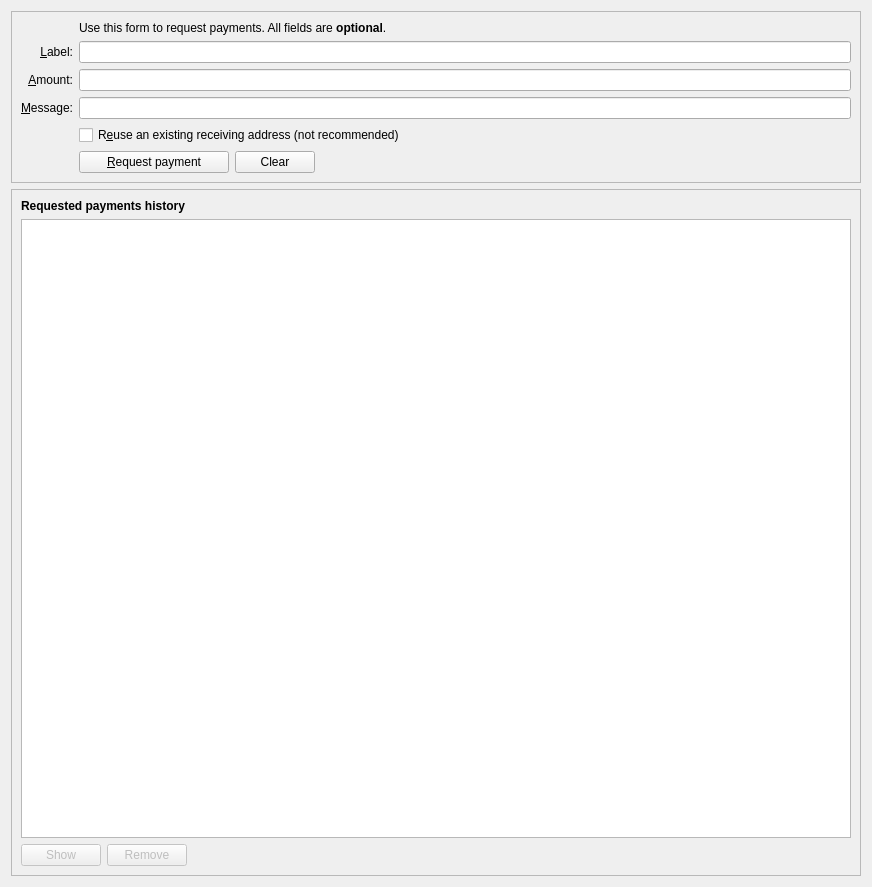
<?xml version="1.0" encoding="UTF-8"?>
<ui version="4.0">
 <class>ReceiveCoinsDialog</class>
 <widget class="QWidget" name="ReceiveCoinsDialog">
  <property name="geometry">
   <rect>
    <x>0</x>
    <y>0</y>
    <width>872</width>
    <height>887</height>
   </rect>
  </property>
  <layout class="QVBoxLayout" name="verticalLayout" stretch="0,0">
   <item>
    <widget class="QFrame" name="frame2">
     <property name="sizePolicy">
      <sizepolicy hsizetype="Preferred" vsizetype="Fixed">
       <horstretch>0</horstretch>
       <verstretch>0</verstretch>
      </sizepolicy>
     </property>
     <property name="frameShape">
      <enum>QFrame::StyledPanel</enum>
     </property>
     <property name="frameShadow">
      <enum>QFrame::Sunken</enum>
     </property>
     <layout class="QVBoxLayout" name="verticalLayout_3">
      <item>
       <layout class="QGridLayout" name="gridLayout">
        <item row="7" column="0">
         <widget class="QLabel" name="label_4">
          <property name="text">
           <string/>
          </property>
         </widget>
        </item>
        <item row="7" column="2">
         <widget class="QCheckBox" name="reuseAddress">
          <property name="toolTip">
           <string>Reuse one of the previously used receiving addresses. Reusing addresses has security and privacy issues. Do not use this unless re-generating a payment request made before.</string>
          </property>
          <property name="text">
           <string>R&amp;euse an existing receiving address (not recommended)</string>
          </property>
         </widget>
        </item>
        <item row="6" column="0">
         <widget class="QLabel" name="label_3">
          <property name="toolTip">
           <string>An optional message to attach to the payment request, which will be displayed when the request is opened. Note: The message will not be sent with the payment over the Avian network.</string>
          </property>
          <property name="text">
           <string>&amp;Message:</string>
          </property>
          <property name="alignment">
           <set>Qt::AlignRight|Qt::AlignTrailing|Qt::AlignVCenter</set>
          </property>
          <property name="buddy">
           <cstring>reqMessage</cstring>
          </property>
         </widget>
        </item>
        <item row="4" column="2">
         <widget class="QLineEdit" name="reqLabel">
          <property name="toolTip">
           <string>An optional label to associate with the new receiving address.</string>
          </property>
         </widget>
        </item>
        <item row="6" column="2">
         <widget class="QLineEdit" name="reqMessage">
          <property name="toolTip">
           <string>An optional message to attach to the payment request, which will be displayed when the request is opened. Note: The message will not be sent with the payment over the Avian network.</string>
          </property>
         </widget>
        </item>
        <item row="4" column="0">
         <widget class="QLabel" name="label_2">
          <property name="toolTip">
           <string>An optional label to associate with the new receiving address.</string>
          </property>
          <property name="text">
           <string>&amp;Label:</string>
          </property>
          <property name="alignment">
           <set>Qt::AlignRight|Qt::AlignTrailing|Qt::AlignVCenter</set>
          </property>
          <property name="buddy">
           <cstring>reqLabel</cstring>
          </property>
         </widget>
        </item>
        <item row="2" column="2">
         <widget class="QLabel" name="label_5">
          <property name="text">
           <string>Use this form to request payments. All fields are &lt;b&gt;optional&lt;/b&gt;.</string>
          </property>
         </widget>
        </item>
        <item row="5" column="2">
         <widget class="AvianAmountField" name="reqAmount">
          <property name="minimumSize">
           <size>
            <width>80</width>
            <height>0</height>
           </size>
          </property>
          <property name="toolTip">
           <string>An optional amount to request. Leave this empty or zero to not request a specific amount.</string>
          </property>
         </widget>
        </item>
        <item row="8" column="2">
         <layout class="QHBoxLayout" name="horizontalLayout">
          <item>
           <widget class="QPushButton" name="receiveButton">
            <property name="minimumSize">
             <size>
              <width>150</width>
              <height>0</height>
             </size>
            </property>
            <property name="text">
             <string>&amp;Request payment</string>
            </property>
            <property name="icon">
             <iconset resource="../avian.qrc">
              <normaloff>:/icons/receiving_addresses</normaloff>:/icons/receiving_addresses</iconset>
            </property>
           </widget>
          </item>
          <item>
           <widget class="QPushButton" name="clearButton">
            <property name="sizePolicy">
             <sizepolicy hsizetype="Minimum" vsizetype="Fixed">
              <horstretch>0</horstretch>
              <verstretch>0</verstretch>
             </sizepolicy>
            </property>
            <property name="toolTip">
             <string>Clear all fields of the form.</string>
            </property>
            <property name="text">
             <string>Clear</string>
            </property>
            <property name="icon">
             <iconset resource="../avian.qrc">
              <normaloff>:/icons/remove</normaloff>:/icons/remove</iconset>
            </property>
            <property name="autoDefault">
             <bool>false</bool>
            </property>
           </widget>
          </item>
          <item>
           <spacer name="horizontalSpacer">
            <property name="orientation">
             <enum>Qt::Horizontal</enum>
            </property>
            <property name="sizeHint" stdset="0">
             <size>
              <width>40</width>
              <height>20</height>
             </size>
            </property>
           </spacer>
          </item>
         </layout>
        </item>
        <item row="5" column="0">
         <widget class="QLabel" name="label">
          <property name="toolTip">
           <string>An optional amount to request. Leave this empty or zero to not request a specific amount.</string>
          </property>
          <property name="text">
           <string>&amp;Amount:</string>
          </property>
          <property name="alignment">
           <set>Qt::AlignRight|Qt::AlignTrailing|Qt::AlignVCenter</set>
          </property>
          <property name="buddy">
           <cstring>reqAmount</cstring>
          </property>
         </widget>
        </item>
        <item row="8" column="0">
         <widget class="QLabel" name="label_7">
          <property name="text">
           <string/>
          </property>
         </widget>
        </item>
       </layout>
      </item>
     </layout>
    </widget>
   </item>
   <item>
    <widget class="QFrame" name="frame">
     <property name="sizePolicy">
      <sizepolicy hsizetype="Preferred" vsizetype="Expanding">
       <horstretch>0</horstretch>
       <verstretch>0</verstretch>
      </sizepolicy>
     </property>
     <property name="frameShape">
      <enum>QFrame::StyledPanel</enum>
     </property>
     <property name="frameShadow">
      <enum>QFrame::Raised</enum>
     </property>
     <layout class="QVBoxLayout" name="verticalLayout_2" stretch="0,0,0">
      <item>
       <widget class="QLabel" name="label_6">
        <property name="font">
         <font>
          <weight>75</weight>
          <bold>true</bold>
         </font>
        </property>
        <property name="text">
         <string>Requested payments history</string>
        </property>
       </widget>
      </item>
      <item>
       <widget class="QTableView" name="recentRequestsView">
        <property name="contextMenuPolicy">
         <enum>Qt::CustomContextMenu</enum>
        </property>
        <property name="tabKeyNavigation">
         <bool>false</bool>
        </property>
        <property name="sortingEnabled">
         <bool>true</bool>
        </property>
       </widget>
      </item>
      <item>
       <layout class="QHBoxLayout" name="horizontalLayout_2">
        <item>
         <widget class="QPushButton" name="showRequestButton">
          <property name="enabled">
           <bool>false</bool>
          </property>
          <property name="toolTip">
           <string>Show the selected request (does the same as double clicking an entry)</string>
          </property>
          <property name="text">
           <string>Show</string>
          </property>
          <property name="icon">
           <iconset resource="../avian.qrc">
            <normaloff>:/icons/edit</normaloff>:/icons/edit</iconset>
          </property>
          <property name="autoDefault">
           <bool>false</bool>
          </property>
         </widget>
        </item>
        <item>
         <widget class="QPushButton" name="removeRequestButton">
          <property name="enabled">
           <bool>false</bool>
          </property>
          <property name="toolTip">
           <string>Remove the selected entries from the list</string>
          </property>
          <property name="text">
           <string>Remove</string>
          </property>
          <property name="icon">
           <iconset resource="../avian.qrc">
            <normaloff>:/icons/remove</normaloff>:/icons/remove</iconset>
          </property>
          <property name="autoDefault">
           <bool>false</bool>
          </property>
         </widget>
        </item>
        <item>
         <spacer name="horizontalSpacer_2">
          <property name="orientation">
           <enum>Qt::Horizontal</enum>
          </property>
          <property name="sizeHint" stdset="0">
           <size>
            <width>40</width>
            <height>20</height>
           </size>
          </property>
         </spacer>
        </item>
       </layout>
      </item>
     </layout>
    </widget>
   </item>
  </layout>
 </widget>
 <customwidgets>
  <customwidget>
   <class>AvianAmountField</class>
   <extends>QLineEdit</extends>
   <header>avianamountfield.h</header>
   <container>1</container>
  </customwidget>
 </customwidgets>
 <tabstops>
  <tabstop>reqLabel</tabstop>
  <tabstop>reqAmount</tabstop>
  <tabstop>reqMessage</tabstop>
  <tabstop>reuseAddress</tabstop>
  <tabstop>receiveButton</tabstop>
  <tabstop>clearButton</tabstop>
  <tabstop>recentRequestsView</tabstop>
  <tabstop>showRequestButton</tabstop>
  <tabstop>removeRequestButton</tabstop>
 </tabstops>
 <resources>
  <include location="../avian.qrc"/>
 </resources>
 <connections/>
</ui>
